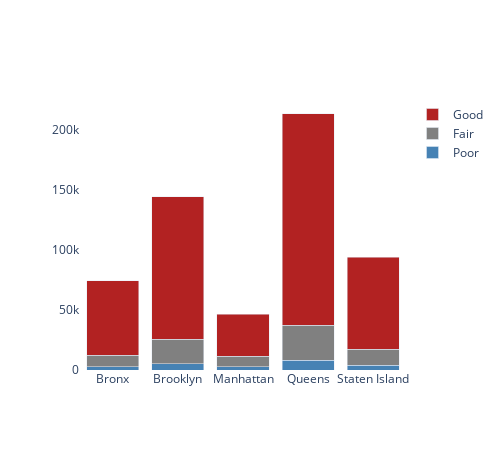

This figure's notebook cell:
### Markdown cell above
<br>
<br>

We can improve our code above slightly by using list comprehension. Rather than manually specifying a dataframe for each of the 3 health conditions, we can use list comprehension to do this for us automatically.

Further, we add custom colors for the bars, change the width, and background color.

### Code cell
health_levels = ['Poor', 'Fair', 'Good']
colors = ['steelblue', 'grey', 'firebrick']

fig = go.Figure(
    data=[
        go.Bar(name=health,
               x=boro_health['boroname'].loc[boro_health['health']==health], 
               y=boro_health['count'].loc[boro_health['health']==health],
               marker_color=colors[idx]) for idx, health in enumerate(health_levels)
])

fig.update_layout(barmode='stack', 
                  plot_bgcolor='rgba(255,255,255,1)',
                  autosize=False,
                  width=500)

fig.show(
    config= {'displaylogo': False, 
             'displayModeBar': False}
)

### Figure 1 — Plotly figure (JSON) as saved in the notebook; plotly's stock layout.template omitted (floating-point values rounded to 4 significant figures)
{"data": [{"marker": {"color": "steelblue"}, "name": "Poor", "type": "bar", "x": ["Bronx", "Brooklyn", "Manhattan", "Queens", "Staten Island"], "y": [2774, 5307, 2831, 7957, 3908]}, {"marker": {"color": "grey"}, "name": "Fair", "type": "bar", "x": ["Bronx", "Brooklyn", "Manhattan", "Queens", "Staten Island"], "y": [9587, 20298, 8801, 29324, 13215]}, {"marker": {"color": "firebrick"}, "name": "Good", "type": "bar", "x": ["Bronx", "Brooklyn", "Manhattan", "Queens", "Staten Island"], "y": [61985, 118480, 34684, 176324, 76799]}], "layout": {"autosize": false, "barmode": "stack", "height": 450, "plot_bgcolor": "rgba(255,255,255,1)", "width": 500, "xaxis": {"autorange": false, "range": [-0.5, 4.5], "type": "category"}, "yaxis": {"autorange": true, "range": [0, 224800.0], "type": "linear"}}}
